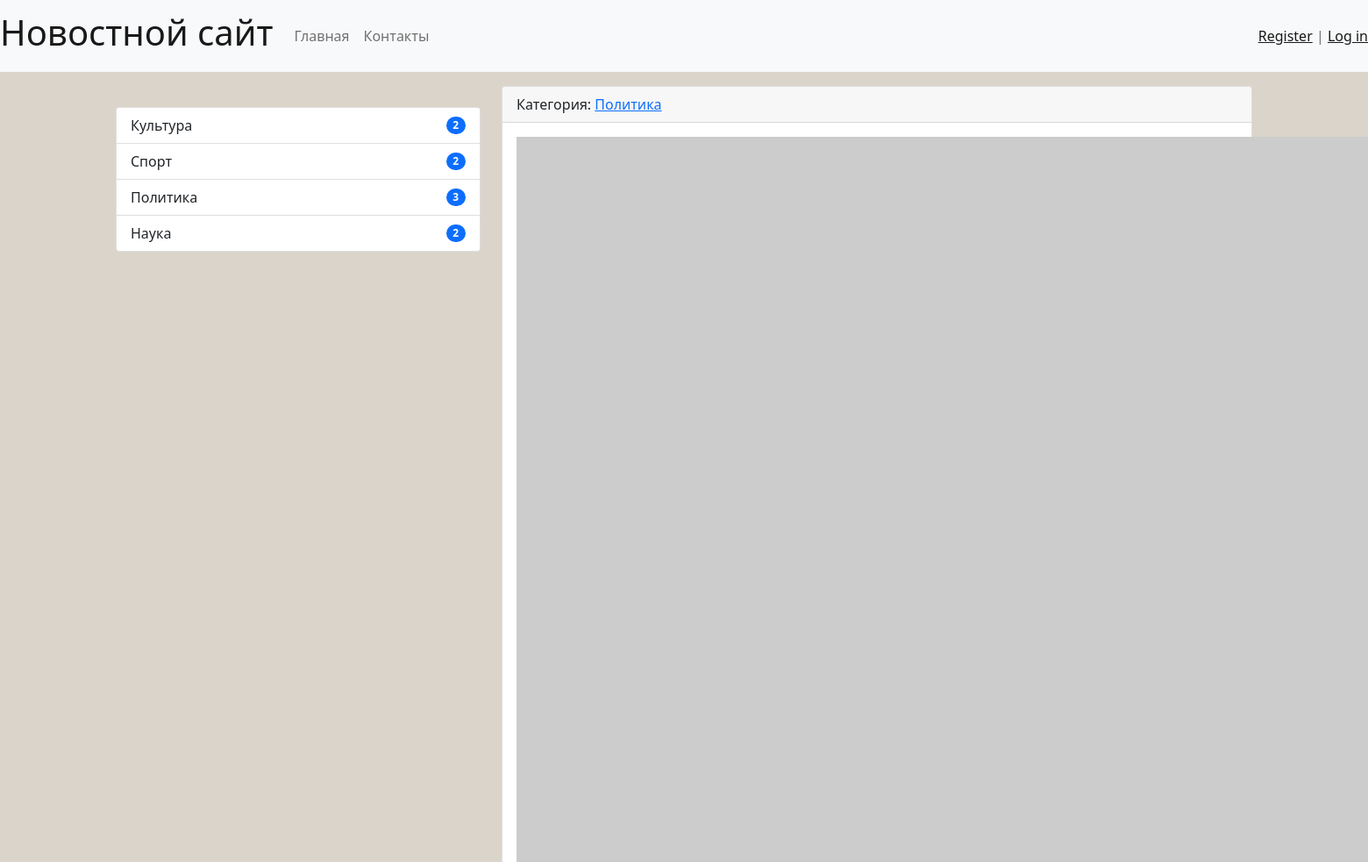
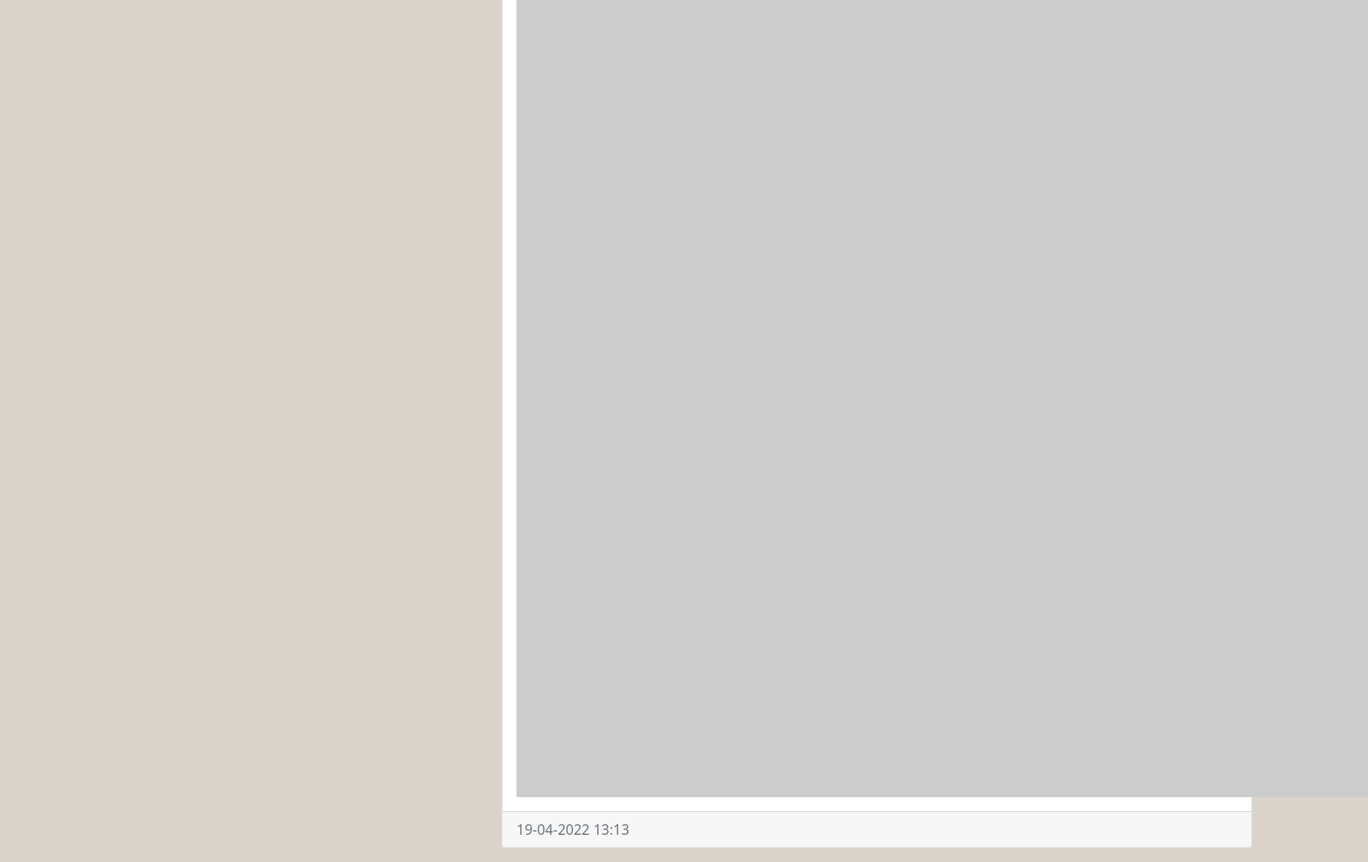
The app's page /news/11/ with its own data (2 pictures, top to bottom).
### news/models.py (models this page shows, shortened)
class Category(models.Model):
    title = models.CharField(max_length=150, db_index=True,
                             verbose_name='Название категории')
    def get_absolute_url(self):
        return reverse('category', kwargs={"category_id": self.pk})
    def __str__(self):
        return self.title
    class Meta:
        verbose_name = "Категория"
        verbose_name_plural = "Категории"
        ordering = ['title']

class News(models.Model):
    title = models.CharField(max_length=150, verbose_name='Название новости')
    content = models.TextField(blank=True, verbose_name='Контент')
    created_at = models.DateTimeField(auto_now_add=True, verbose_name='Создано')
    updated_at = models.DateTimeField(auto_now=True, verbose_name='Обновлено')
    photo = models.ImageField(upload_to='photos/%Y/%m/%d', verbose_name='Фото', blank=True)
    is_published = models.BooleanField(default=True, verbose_name='Опубликовано')
    category = models.ForeignKey('Category', on_delete=models.PROTECT, verbose_name='Категория')
    views = models.IntegerField(default=0)
    class Meta:
        verbose_name = "Новость"
        verbose_name_plural = "Новости"
        ordering = ['-created_at', 'title']

### news/views.py (the view)
# urls.py: path('news/<int:pk>/', ViewNews.as_view(), name='view_news'),
class ViewNews(DetailView):
    model = News
    context_object_name = 'news_item'

### news/templatetags/news_tags.py (called while the page is built)
@register.inclusion_tag('news/list_categories.html')
def show_categories():
    categories = Category.objects.annotate(cnt=Count('news',
                                filter=F('news__is_published'))).filter(cnt__gt=0)
    return {'categories': categories}

### news/templates/news/news_detail.html (shortened to what this page needs)
{% extends 'base.html' %}
{% block sidebar %}
{% include 'inc/_sidebar.html' %}
{% endblock %}
{% block content %}
<div class="card mb-3">
    <div class="card-header">
        Категория: <a href="{{ news_item.category.get_absolute_url }}">{{news_item.category}}</a>
    </div>
    <div class="card-body">
        <div class="media d-flex">
            {% if item.photo %}
            <img src="{{ news_item.photo.url }}" alt="" width="350" height="350" class="me-3 float-left">
            {% else %}
            <img src="https://picsum.photos/id/1084/350/350/?grayscale" alt=""
                 class="me-3 float-left">
            {% endif %}
        </div>
    </div>
    <div class="card-footer text-muted">
        {{news_item.created_at|date:"d-m-Y H:i"}}
    </div>
</div>
{% endblock %}

### news/templates/news/list_categories.html
<div class="list-group">
    {%for item in categories%}
    <a href="{{ item.get_absolute_url }}" class="list-group-item list-group-item-action
     d-flex justify-content-between align-items-center">
        {{item.title}} <span class="badge bg-primary rounded-pill">{{ item.cnt }}</span></a>
    {%endfor%}
</div>

### mysite/static/css/style.css (style rules this page uses)
body { background-color: #dbd4ca; }

### records on screen
Category: title "Культура", cnt "2"
Category: title "Спорт", cnt "2"
Category: title "Политика", cnt "3"
Category: title "Наука", cnt "2"
News: category "Политика", created_at "19-04-2022 13:13"
